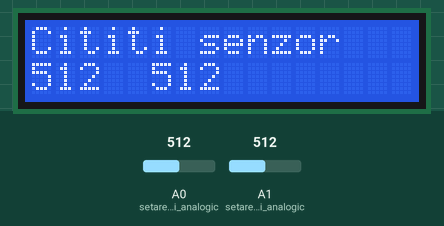
Recording of a sketch running on a simulated Arduino Uno, built with avr-gcc and run on an emulated ATmega328P. On the bench: 16×2 character LCD. The inputs (shaded band) are chosen by the test bench; at power-on: A0 (setarea_pinului_analogic) = 512, A1 (setarea_pinului_analogic) = 512.

Above: at 1.2 s.
1.3 s: A0 (setarea_pinului_analogic) set to 716
At 1.8 s:
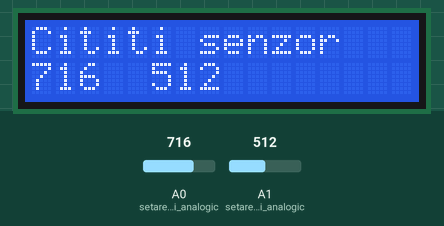
2.8 s: A1 (setarea_pinului_analogic) set to 716
At 4.0 s:
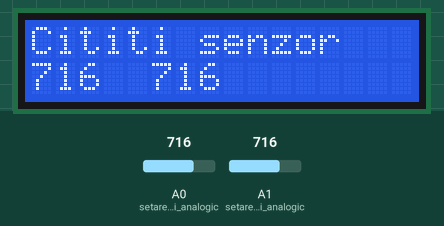
4.3 s: A0 (setarea_pinului_analogic) set to 900
At 5.4 s:
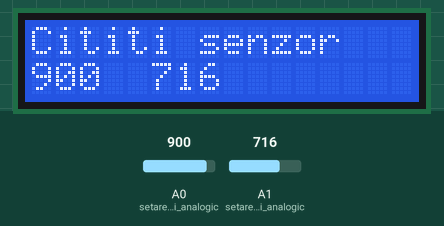
5.8 s: A1 (setarea_pinului_analogic) set to 900
At 6.5 s:
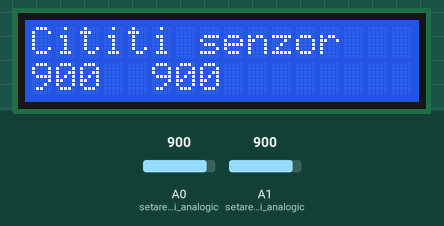
7.3 s: A0 (setarea_pinului_analogic) set to 1023
At 7.6 s:
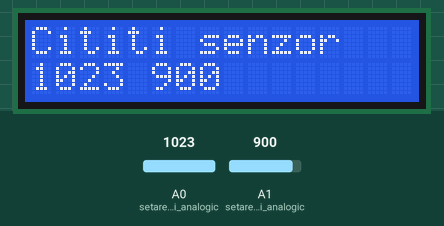
8.8 s: A1 (setarea_pinului_analogic) set to 1023
At 10.0 s:
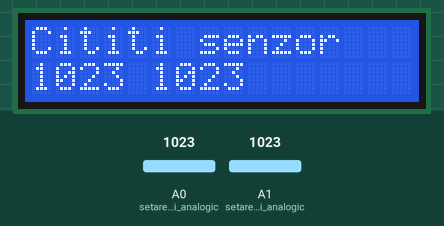
Timing chart, 0 to 11.3 s (numbered marks = the images above; inputs shaded):
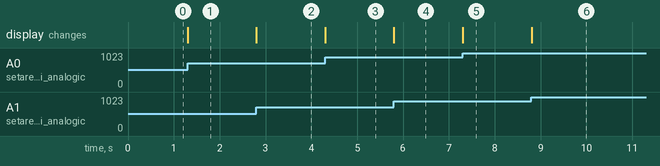

Measured:
- after the input at 1.3 s, the display: changes at once (image 1)
- after the input at 2.8 s, the display: changes at once (image 2)
- after the input at 4.3 s, the display: changes at once (image 3)
- after the input at 5.8 s, the display: changes at once (image 4)
- after the input at 7.3 s, the display: changes at once (image 5)
- after the input at 8.8 s, the display: changes at once (image 6)

The sketch:

senzor.ino
```cpp
#include <LiquidCrystal.h>
LiquidCrystal lcd(7, 6, 5, 4, 3, 2);
void setup()
{
analogReference(DEFAULT); //setarea tensiunii de referinta la tensiunea default
lcd.begin(16, 2); //initializarea LCD ului
lcd.setCursor(0,0);
lcd.print("Cititi senzor");
pinMode(A0, INPUT); // setarea pinului analogic A0 ca si pin de input
digitalWrite(A0, HIGH); //activarea rezistorului pull up pentru pinul A0
pinMode(A1, INPUT); // setarea pinului analogic A1 ca si pin de input
digitalWrite(A1, HIGH); //activarea rezistorului pull up pentru pinul A1
}
void loop()
{
int val = analogRead(A0); //citirea valorii analogice
int val1 = analogRead(A1);
lcd.setCursor(0,1);
lcd.print(val);
lcd.setCursor(5,1);
lcd.print(val1);
}
```
